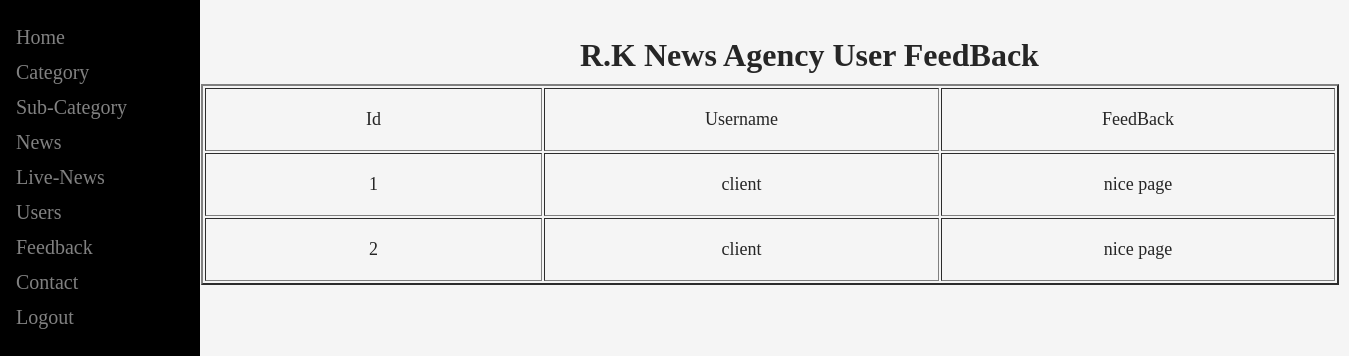
/Admin/feedback.php (signed in), run on the app's committed database.
### tables this page shows
CREATE TABLE `feedback_form` (
  `id` int(100) NOT NULL,
  `username` varchar(25) NOT NULL,
  `feedback` varchar(500) NOT NULL
);

### Admin/view_feedback.php (the view)
<?php
$con = mysqli_connect('localhost','root','','rk_news');
function showData(){
    global $con;
    $query = " SELECT * FROM `feedback_form` ";
    $run = mysqli_query($con , $query);
    if($run == TRUE)
{?>
<table border="2px" class="feedback">
    <td>Id</td>
    <td>Username</td>
    <td>FeedBack</td>
    <?php
    while ($data = mysqli_fetch_assoc($run))
     {
       ?>
       <tr>
        <td class="id"><?php echo $data['id'];?></td>
       <td class="username"><?php echo $data['username'];?></td>
         <td class="feedback"><?php echo $data['feedback'];?></td>
       </tr> <?php
    }
    ?>
    </table>
    <?php
}
    else
    {
        echo "Error";
    }
}
?>
<body>
<div class="dis"><h1>R.K News Agency User FeedBack</h1></div>
<div class="feedback">
     <?php showData(); ?>
</div>
</body>

### Admin/css/style.css (style rules this page uses)
* { margin: 0; padding: 0; box-sizing: border-box; }
body { background-color:whitesmoke; }
.dis { margin: 37px 0px 0px 580px; color: #262626; }
.feedback table { margin: 10px 0 20px 201px; color: #262626; text-align: center; font-size: large; }
.feedback td { padding: 20px 160px 20px 160px; text-align: center; }

### data on the page
feedback_form: id "1", username "client", feedback "nice page"
feedback_form: id "2", username "client", feedback "nice page"
